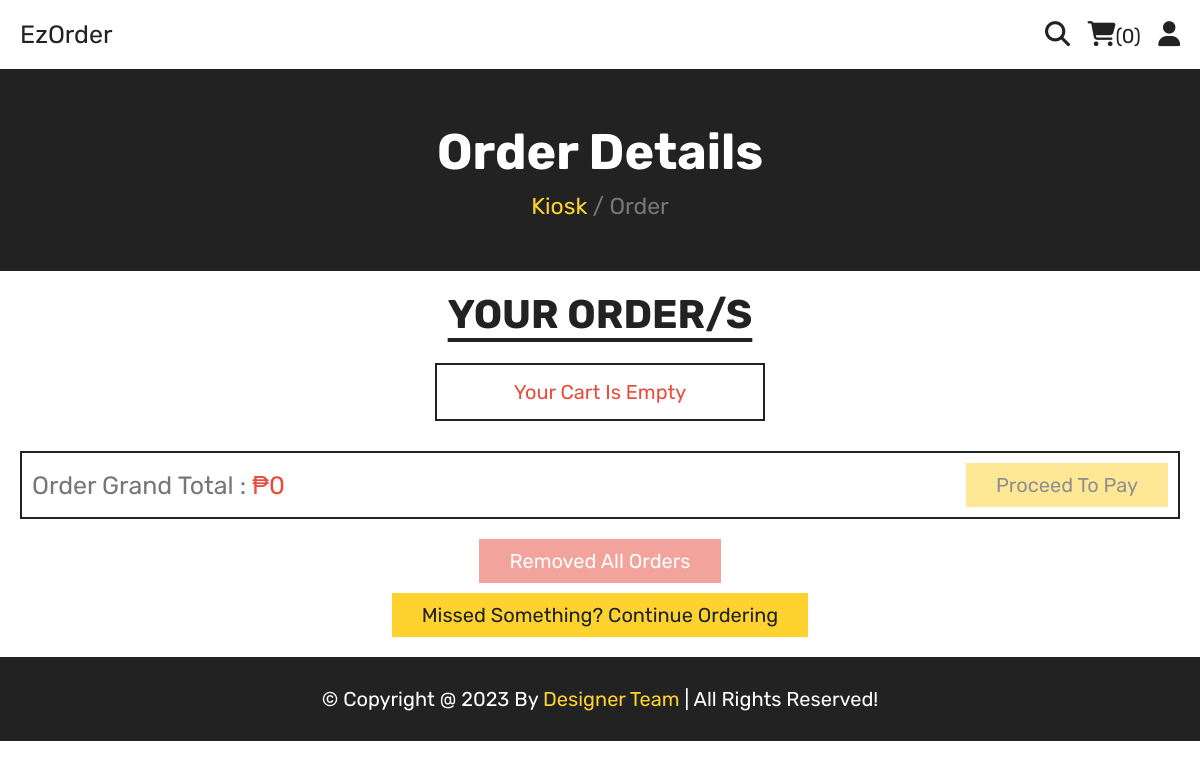
Page /cart.php on the earlier database version.
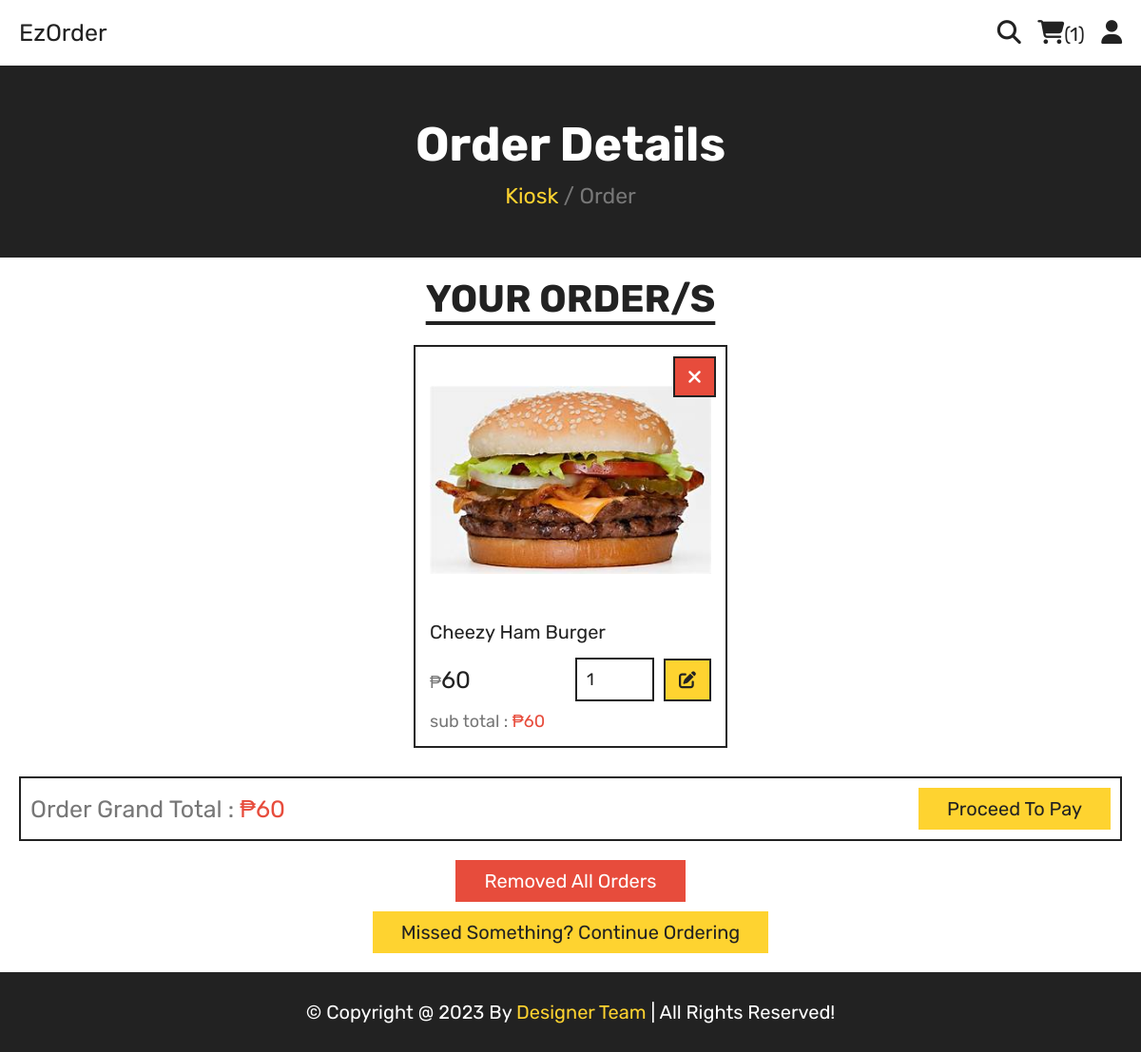
Same page on the later database version.
### tables this page shows
CREATE TABLE `cart` (
  `id` int(100) NOT NULL,
  `user_id` int(100) NOT NULL,
  `pid` int(100) NOT NULL,
  `name` varchar(100) NOT NULL,
  `price` int(10) NOT NULL,
  `quantity` int(10) NOT NULL,
  `image` varchar(100) NOT NULL
);

### cart.php (the view, shortened to what this page needs)
<?php
include 'components/connect.php';
$user_id = '1';
?>
<!DOCTYPE html>
<html lang="en">
<head>
   <link rel="stylesheet" href="https://cdnjs.cloudflare.com/ajax/libs/font-awesome/6.1.1/css/all.min.css">
   <link rel="stylesheet" href="css/style.css">
</head>
<body>
   <?php include 'components/kiosk_header.php'; ?>
   <div class="heading">
      <h3>Order Details</h3>
      <p><a href="kiosk.php">Kiosk</a> <span> / Order</span></p>
   </div>
   <section class="products">
      <h1 class="title">Your Order/s</h1>
      <div class="box-container">
         <?php
         $grand_total = 0;
         $select_cart = $conn->prepare("SELECT * FROM `cart` WHERE user_id = ?");
         $select_cart->execute([$user_id]);
         if ($select_cart->rowCount() > 0) {
            while ($fetch_cart = $select_cart->fetch(PDO::FETCH_ASSOC)) {
         ?>
               <form action="" method="post" class="box">
                  <button type="submit" class="fas fa-times" name="delete" onclick="return confirm('delete this item?');"></button>
                  <img src="uploaded_img/<?= $fetch_cart['image']; ?>" alt="">
                  <div class="name"><?= $fetch_cart['name']; ?></div>
                  <div class="flex">
                     <div class="price"><span>₱</span><?= $fetch_cart['price']; ?></div>
                     <input type="number" name="qty" class="qty" min="1" max="99" value="<?= $fetch_cart['quantity']; ?>" maxlength="2">
                     <button type="submit" class="fas fa-edit" name="update_qty"></button>
                  </div>
                  <div class="sub-total"> sub total : <span>₱<?= $sub_total = ($fetch_cart['price'] * $fetch_cart['quantity']); ?></span> </div>
               </form>
         <?php
               $grand_total += $sub_total;
            }
         } else {
            echo '<p class="empty">your cart is empty</p>';
         }
         ?>
      </div>
      <div class="cart-total">
         <p>Order Grand Total : <span>₱<?= $grand_total; ?></span></p>
         <a href="checkout.php" class="btn <?= ($grand_total > 1) ? '' : 'disabled'; ?>">Proceed to Pay</a>
      </div>
      <div class="more-btn">
         <form action="" method="post">
            <button type="submit" class="delete-btn <?= ($grand_total > 1) ? '' : 'disabled'; ?>" name="delete_all" onclick="return confirm('delete all from cart?');">Removed all orders</button>
         </form>
         <a href="menu.php" class="btn">Missed something? Continue Ordering</a>
      </div>
   </section>
   <?php include 'components/footer.php'; ?>
</body>
</html>

### components/kiosk_header.php (shortened to what this page needs)
<header class="header">
    <section class="flex">
        <a href="kiosk.php" class="logo">EzOrder</a>
        <div class="icons">
            <?php
            $count_cart_items = $conn->prepare("SELECT * FROM `cart` WHERE user_id = ?");
            $count_cart_items->execute([$user_id]);
            $total_cart_items = $count_cart_items->rowCount();
            ?>
            <a href="search.php"><i class="fas fa-search"></i></a>
            <a href="cart.php"><i class="fas fa-shopping-cart"></i><span>(<?= $total_cart_items; ?>)</span></a>
            <div id="user-btn" class="fas fa-user" hidden></div>
        </div>
    </section>
</header>

### components/footer.php (shortened to what this page needs)
<footer class="footer">
   <div class="credit">&copy; copyright @ 2023 by <span>Designer Team</span> | all rights reserved!</div>
</footer>

### css/style.css (style rules this page uses)
:root { --yellow:#fed330; --red:#e74c3c; --white:#fff; --black:#222; --light-color:#777; --border:.2rem solid var(--black); }
* { font-family: 'Rubik', sans-serif; margin:0; padding:0; box-sizing: border-box; outline: none; border: none; text-decoration: none; }
html { font-size: 62.5%; overflow-x: hidden; scroll-behavior: smooth; stop-opacity: 7rem; }
section { margin:0 auto; max-width: 1200px; padding:2rem; }
.title { text-align: center; margin-bottom: 2.5rem; font-size: 4rem; color:var(--black); text-transform: uppercase; text-decoration: underline; text-underline-offset: 1rem; }
.heading { display: flex; align-items: center; justify-content: center; gap:1rem; flex-flow: column; background-color: var(--black); min-height: 20rem; }
.heading h3 { font-size: 5rem; color:var(--white); text-transform: capitalize; }
.heading p { font-size: 2.3rem; color:var(--light-color); }
.heading p a { color:var(--yellow); }
.btn, .delete-btn { margin-top: 1rem; display: inline-block; font-size: 2rem; padding:1rem 3rem; cursor: pointer; text-transform: capitalize; transition: .2s linear; }
.btn { background-color: var(--yellow); color:var(--black); }
.delete-btn { background-color: var(--red); color:var(--white); }
.header { position: sticky; top:0; left:0; right:0; z-index: 1000; background-color: var(--white); border-bottom: var(--border); }
.header .flex { display: flex; align-items: center; justify-content: space-between; position: relative; }
.header .flex .logo { font-size: 2.5rem; color:var(--black); }
.header .flex .icons > * { margin-left: 1.5rem; font-size: 2.5rem; color:var(--black); cursor: pointer; }
.header .flex .icons span { font-size: 2rem; }
.products .box-container { display: grid; grid-template-columns: repeat(auto-fit, 33rem); justify-content: center; align-items: flex-start; gap:1.5rem; }
.products .box-container .box { border:var(--border); padding:1.5rem; position: relative; overflow: hidden; }
.products .box-container .box img { height: 25rem; width: 100%; object-fit: contain; margin-bottom: 1rem; }
.products .box-container .box .name { font-size: 2rem; color:var(--black); margin:1rem 0; }
.products .box-container .box .flex { display: flex; align-items: center; gap:1rem; margin-top: 1.5rem; }
.products .box-container .box .flex .price { margin-right: auto; font-size: 2.5rem; color:var(--black); }
.products .box-container .box .flex .price span { color:var(--light-color); font-size: 1.8rem; }
.products .box-container .box .flex .qty { padding:1rem; border:var(--border); font-size: 1.8rem; color:var(--black); }
.products .box-container .box .flex .fa-edit { width: 5rem; background-color: var(--yellow); color:var(--black); cursor: pointer; font-size: 1.8rem; height: 4.5rem; border:var(--border); }
.products .box-container .box .fa-times { position: absolute; top:1rem; right:1rem; background-color: var(--red); color:var(--white); border:var(--border); line-height:4rem; height: 4.3rem; width: 4.5rem; cursor: pointer; font-size: 2rem; }
.products .box-container .box .sub-total { margin-top: 1rem; font-size: 1.8rem; color:var(--light-color); }
.products .box-container .box .sub-total span { color:var(--red); }
.products .more-btn { margin-top: 1rem; text-align: center; }
.products .cart-total { display: flex; align-items: center; gap:1.5rem; flex-wrap: wrap; justify-content: space-between; margin-top: 3rem; border:var(--border); padding:1rem; }
.products .cart-total p { font-size: 2.5rem; color:var(--light-color); }
.products .cart-total p span { color:var(--red); }
.products .cart-total .btn { margin-top: 0; }
.credit { padding:3rem 2rem; text-align: center; background-color: var(--black); color:var(--white); font-size: 2rem; text-transform: capitalize; }
.credit span { color:var(--yellow); }
.disabled { opacity: .5; user-select: none; pointer-events: none; }
.empty { border:var(--border); padding:1.5rem; text-align: center; width: 100%; font-size: 2rem; text-transform: capitalize; color:var(--red); }

Differences in the rows shown:
added cart: image (picture), name "Cheezy Ham Burger", price "60", qty "1"
Other differences:
$total_cart_items: "0" → "1"
$grand_total: "0" → "60"
text no longer shown: "Your Cart Is Empty"
